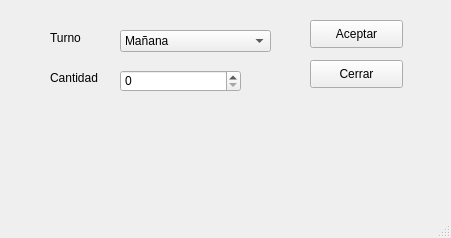
<?xml version="1.0" encoding="UTF-8"?>
<ui version="4.0">
 <class>MainWindow</class>
 <widget class="QMainWindow" name="MainWindow">
  <property name="geometry">
   <rect>
    <x>0</x>
    <y>0</y>
    <width>451</width>
    <height>238</height>
   </rect>
  </property>
  <property name="windowTitle">
   <string>MainWindow</string>
  </property>
  <widget class="QWidget" name="centralwidget">
   <widget class="QLabel" name="label">
    <property name="geometry">
     <rect>
      <x>50</x>
      <y>30</y>
      <width>55</width>
      <height>16</height>
     </rect>
    </property>
    <property name="text">
     <string>Turno</string>
    </property>
   </widget>
   <widget class="QLabel" name="label_2">
    <property name="geometry">
     <rect>
      <x>50</x>
      <y>70</y>
      <width>55</width>
      <height>16</height>
     </rect>
    </property>
    <property name="text">
     <string>Cantidad</string>
    </property>
   </widget>
   <widget class="QComboBox" name="cboTurno">
    <property name="geometry">
     <rect>
      <x>120</x>
      <y>30</y>
      <width>151</width>
      <height>22</height>
     </rect>
    </property>
    <item>
     <property name="text">
      <string>Mañana</string>
     </property>
    </item>
    <item>
     <property name="text">
      <string>Tarde</string>
     </property>
    </item>
    <item>
     <property name="text">
      <string>Noche</string>
     </property>
    </item>
   </widget>
   <widget class="QSpinBox" name="spbCantidad">
    <property name="geometry">
     <rect>
      <x>120</x>
      <y>70</y>
      <width>121</width>
      <height>22</height>
     </rect>
    </property>
   </widget>
   <widget class="QPushButton" name="btnAceptar">
    <property name="geometry">
     <rect>
      <x>310</x>
      <y>20</y>
      <width>93</width>
      <height>28</height>
     </rect>
    </property>
    <property name="text">
     <string>Aceptar</string>
    </property>
   </widget>
   <widget class="QPushButton" name="btnCerrar">
    <property name="geometry">
     <rect>
      <x>310</x>
      <y>60</y>
      <width>93</width>
      <height>28</height>
     </rect>
    </property>
    <property name="text">
     <string>Cerrar</string>
    </property>
   </widget>
   <widget class="QLabel" name="lblResultado">
    <property name="geometry">
     <rect>
      <x>50</x>
      <y>110</y>
      <width>211</width>
      <height>51</height>
     </rect>
    </property>
    <property name="text">
     <string/>
    </property>
   </widget>
  </widget>
  <widget class="QStatusBar" name="statusbar"/>
 </widget>
 <resources/>
 <connections/>
</ui>
